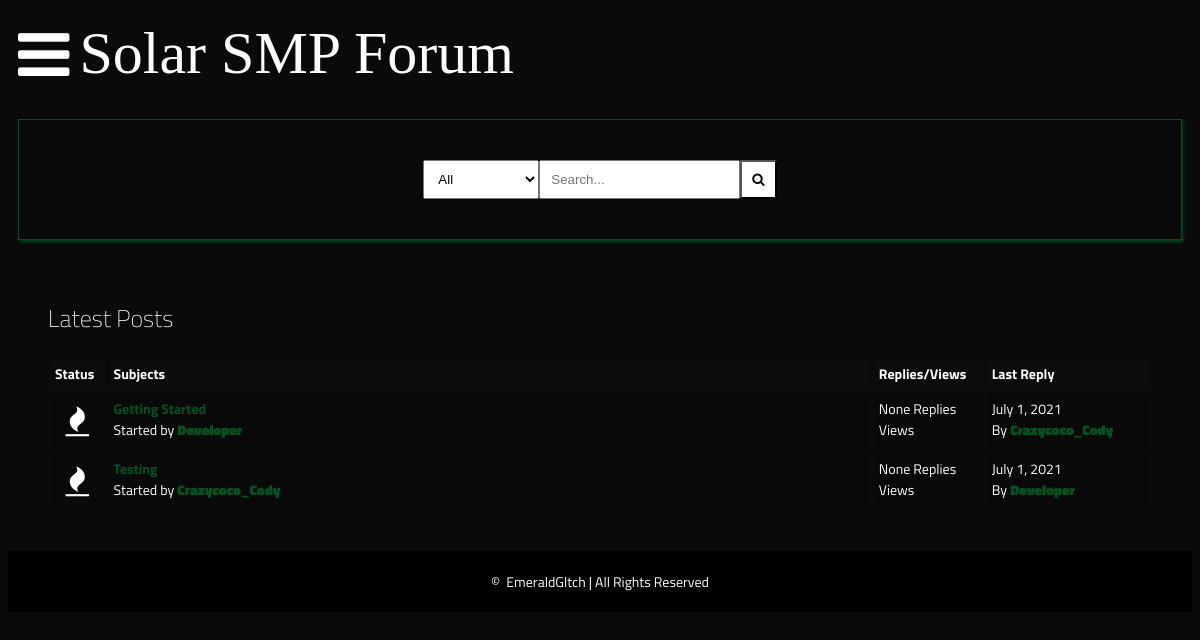
/latest_posts/, run on the app's committed database.
### APPNAME/models.py (models this page shows, shortened)
class Post(models.Model):
    title = models.CharField(max_length=400)
    slug = models.SlugField(max_length=400, unique=True, blank=True)
    user = models.ForeignKey(Author, on_delete=models.CASCADE)
    content = HTMLField()
    categories = models.ManyToManyField(Category)
    date = models.DateTimeField(auto_now_add=True)
    approved = models.BooleanField(default=False)
    hit_count_generic = GenericRelation(HitCount, object_id_field='object_pk',
        related_query_name='hit_count_generic_relation'
    )
    tags = TaggableManager()
    comments = models.ManyToManyField(Comment, blank=True)
    closed = models.BooleanField(default=False)
    state = models.CharField(max_length=40, default="zero")
    def get_url(self):
        return reverse("detail", kwargs={
            "slug": self.slug,
        })
    @property
    def num_comments(self):
        self.comments.count()
    @property
    def last_reply(self):
        return self.comments.latest("date")

class Author(models.Model):
    user = models.ForeignKey(User, on_delete=models.CASCADE)
    fullname = models.CharField(max_length=40, blank=True)
    slug = slug = models.SlugField(max_length=400, unique=True, blank=True)
    bio = HTMLField()
    points = models.IntegerField(default=0)
    profile_pic = ResizedImageField(size=[50, 80], quality=100, upload_to="authors", default=None, null=True, blank=True)

class Comment(models.Model):
    user = models.ForeignKey(Author, on_delete=models.CASCADE)
    content = models.TextField()
    date = models.DateTimeField(auto_now_add=True)
    replies = models.ManyToManyField(Reply, blank=True)

### APPNAME/views.py (the view)
# urls.py: path("latest_posts/", latest_posts, name="latest_posts"),
def latest_posts(request):
    posts = Post.objects.all().filter(approved=True)[:10]
    context = {
        "posts":posts,
        "title": "Latest Posts"
    }
    return render(request, "latest_posts.html", context)

### APPNAME/context_processors.py (called while the page is built, shortened)
def searchFunction(request):
    search_context = {}
    posts = Post.objects.all()
    return search_context

### templates/latest_posts.html
{% extends 'base.html' %}
{% load hitcount_tags %}
{% block content %}
<div class="container">
    <div class="navigate">
        <span>Latest Posts</span>
    </div>
    <div class="posts-table">
        <div class="table-head">
            <div class="status">Status</div>
            <div class="subjects">Subjects</div>
            <div class="replies">Replies/Views</div>
            <div class="last-reply">Last Reply</div>
        </div>
        {% for post in posts %}
        <div class="table-row">
            <div class="status"><i class="fa fa-fire"></i></div>
            <div class="subjects">
                <a href="{{post.get_url}}">{{post.title}}</a>
                <br>
                <span>Started by <b><a href="#">{{post.user.fullname|title}}</a></b></span>
            </div>
            <div class="replies">
                {{post.num_comments}} Replies <br>{% get_hit_count for post %} Views
            </div>
            <div class="last-reply">
                {{post.last_reply.date|date}}
                <br>
                By <b><a href="#">{{post.last_reply.user.fullname|title}}</a></b>
            </div>
        </div>
        {% endfor %}
    </div>
</div>
{% endblock content %}

### static/forum.css (style rules this page uses)
* { box-sizing: border-box; }
html { font-size: 14px; font-family: 'Titillium Web', sans-serif; background-color: rgb(10, 10, 10); color: #FEFEFE; }
a { color: #005221; font-weight: bolder; text-decoration: none; }
.container { margin: 20px; padding: 20px; }
.table-head { display: flex; }
.table-head div { padding: 5px; margin: 2px; background-color: #0b0b0b; font-weight: bold; }
.table-head .status { flex: 5%; }
.table-head .subjects { flex: 70%; }
.table-head .replies { flex: 10%; }
.table-head .last-reply { flex: 15%; }
.table-row { display: flex; }
.table-row .status, .table-row .subjects, .table-row .replies, .table-row .last-reply { padding: 5px; margin: 2px; background-color: #090909; }
.table-row .status { flex: 5%; font-size: 30px; text-align: center; }
.table-row .subjects { flex: 70%; }
.table-row .replies { flex: 10%; }
.table-row .last-reply { flex: 15%; }
.navigate { margin-block: 20px; font-weight: lighter; font-size: 24px; }

### data on the page
Post: title "Getting Started", user.fullname "Developer", num_comments "None", last_reply "July 1, 2021", last_reply.user.fullname "Crazycoco_Cody"
Post: title "Testing", user.fullname "Crazycoco_Cody", num_comments "None", last_reply "July 1, 2021", last_reply.user.fullname "Developer"
